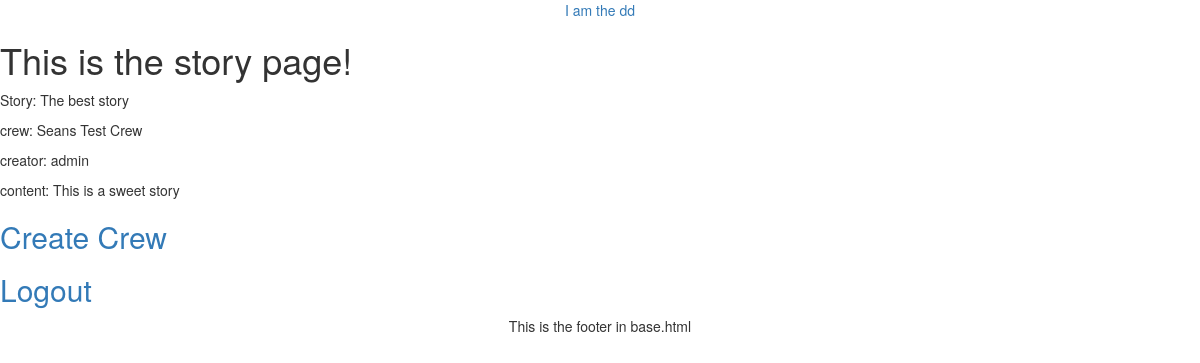
Screenshot of /story/1/ with the database file from the repository.
### dd_app/models.py (models this page shows, shortened)
class Story(models.Model):
	story_name = models.CharField(max_length=30)
	content = models.CharField(max_length=100)
	crew = models.ForeignKey(Crew)
	creator = models.ForeignKey(User)
	class Meta:
		verbose_name = "Story"
		verbose_name_plural = "Storys"

class Crew(models.Model):
	crew_name = models.CharField(max_length=20)
	owner = models.ForeignKey(User, default=None)
	date_created = models.DateTimeField('date created', default=timezone.now())
	def __str__(self):
		return self.crew_name

### dd_app/views.py (the view)
# urls.py: url(r'^crew/(?P<crew_id>[0-9]+)/$', views.crew, name='crew'), #lists of stories and creat new story CRUD Stories
def story(request, story_id):
	context = {}
	context['story'] = Story.objects.get(id=story_id)
	return render(request, 'dd_app/story.html', context)

### dd_app/templates/dd_app/story.html (shortened to what this page needs)
{% extends "dd_app/base.html" %}
{% block content %}
<h1>This is the story page!</h1>
{% if story %}
	<p>Story: {{ story.story_name }}</p>
	<p>crew: {{ story.crew }}</p>
	<p>creator: {{ story.creator }}</p>
	<p>content: {{ story.content }}</p>
{% endif %}
<h2><a href="{% url 'dd_app:create_crew' %}">Create Crew</a></h2>
<h2><a href="{% url 'dd_app:logout' %}">Logout</a></h2>
{% endblock %}

### rows the page displays
Story: story_name "The best story", crew "Seans Test Crew", creator "admin", content "This is a sweet story"
